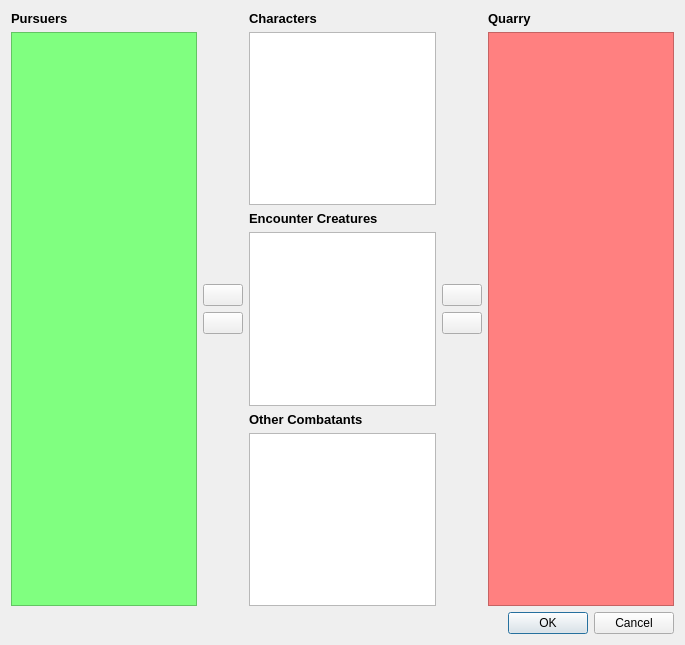
<?xml version="1.0" encoding="UTF-8"?>
<ui version="4.0">
 <class>ChaserSelectionDialog</class>
 <widget class="QDialog" name="ChaserSelectionDialog">
  <property name="windowModality">
   <enum>Qt::ApplicationModal</enum>
  </property>
  <property name="geometry">
   <rect>
    <x>0</x>
    <y>0</y>
    <width>685</width>
    <height>645</height>
   </rect>
  </property>
  <property name="windowTitle">
   <string>Dialog</string>
  </property>
  <property name="styleSheet">
   <string notr="true">background-image: url(:/img/data/parchment.jpg);</string>
  </property>
  <layout class="QVBoxLayout" name="verticalLayout_6">
   <item>
    <layout class="QHBoxLayout" name="horizontalLayout">
     <item>
      <layout class="QVBoxLayout" name="verticalLayout_5">
       <item>
        <widget class="QLabel" name="label_4">
         <property name="font">
          <font>
           <pointsize>10</pointsize>
           <weight>75</weight>
           <bold>true</bold>
          </font>
         </property>
         <property name="text">
          <string>Pursuers</string>
         </property>
        </widget>
       </item>
       <item>
        <widget class="QListWidget" name="lstPursuers">
         <property name="focusPolicy">
          <enum>Qt::StrongFocus</enum>
         </property>
         <property name="styleSheet">
          <string notr="true">background-color: rgb(128, 255, 128);</string>
         </property>
         <property name="selectionMode">
          <enum>QAbstractItemView::MultiSelection</enum>
         </property>
         <property name="sortingEnabled">
          <bool>true</bool>
         </property>
        </widget>
       </item>
      </layout>
     </item>
     <item>
      <layout class="QVBoxLayout" name="verticalLayout_2">
       <item>
        <spacer name="verticalSpacer">
         <property name="orientation">
          <enum>Qt::Vertical</enum>
         </property>
         <property name="sizeHint" stdset="0">
          <size>
           <width>20</width>
           <height>40</height>
          </size>
         </property>
        </spacer>
       </item>
       <item>
        <widget class="QPushButton" name="btnAddPursuer">
         <property name="focusPolicy">
          <enum>Qt::ClickFocus</enum>
         </property>
         <property name="text">
          <string/>
         </property>
         <property name="icon">
          <iconset resource="resources.qrc">
           <normaloff>:/img/data/left_arrow.png</normaloff>:/img/data/left_arrow.png</iconset>
         </property>
         <property name="iconSize">
          <size>
           <width>32</width>
           <height>32</height>
          </size>
         </property>
        </widget>
       </item>
       <item>
        <widget class="QPushButton" name="btnRemovePursuer">
         <property name="focusPolicy">
          <enum>Qt::ClickFocus</enum>
         </property>
         <property name="text">
          <string/>
         </property>
         <property name="icon">
          <iconset resource="resources.qrc">
           <normaloff>:/img/data/right_arrow.png</normaloff>:/img/data/right_arrow.png</iconset>
         </property>
         <property name="iconSize">
          <size>
           <width>32</width>
           <height>32</height>
          </size>
         </property>
        </widget>
       </item>
       <item>
        <spacer name="verticalSpacer_2">
         <property name="orientation">
          <enum>Qt::Vertical</enum>
         </property>
         <property name="sizeHint" stdset="0">
          <size>
           <width>20</width>
           <height>40</height>
          </size>
         </property>
        </spacer>
       </item>
      </layout>
     </item>
     <item>
      <layout class="QVBoxLayout" name="verticalLayout">
       <item>
        <widget class="QLabel" name="label_3">
         <property name="font">
          <font>
           <pointsize>10</pointsize>
           <weight>75</weight>
           <bold>true</bold>
          </font>
         </property>
         <property name="text">
          <string>Characters</string>
         </property>
        </widget>
       </item>
       <item>
        <widget class="QListWidget" name="lstCharacters">
         <property name="focusPolicy">
          <enum>Qt::StrongFocus</enum>
         </property>
         <property name="selectionMode">
          <enum>QAbstractItemView::MultiSelection</enum>
         </property>
         <property name="sortingEnabled">
          <bool>true</bool>
         </property>
        </widget>
       </item>
       <item>
        <widget class="QLabel" name="label_2">
         <property name="font">
          <font>
           <pointsize>10</pointsize>
           <weight>75</weight>
           <bold>true</bold>
          </font>
         </property>
         <property name="text">
          <string>Encounter Creatures</string>
         </property>
        </widget>
       </item>
       <item>
        <widget class="QListWidget" name="lstEncounter">
         <property name="focusPolicy">
          <enum>Qt::StrongFocus</enum>
         </property>
         <property name="selectionMode">
          <enum>QAbstractItemView::MultiSelection</enum>
         </property>
         <property name="sortingEnabled">
          <bool>true</bool>
         </property>
        </widget>
       </item>
       <item>
        <widget class="QLabel" name="label">
         <property name="font">
          <font>
           <pointsize>10</pointsize>
           <weight>75</weight>
           <bold>true</bold>
          </font>
         </property>
         <property name="text">
          <string>Other Combatants</string>
         </property>
        </widget>
       </item>
       <item>
        <widget class="QListWidget" name="lstBattle">
         <property name="focusPolicy">
          <enum>Qt::StrongFocus</enum>
         </property>
         <property name="selectionMode">
          <enum>QAbstractItemView::MultiSelection</enum>
         </property>
         <property name="sortingEnabled">
          <bool>true</bool>
         </property>
        </widget>
       </item>
      </layout>
     </item>
     <item>
      <layout class="QVBoxLayout" name="verticalLayout_3">
       <item>
        <spacer name="verticalSpacer_3">
         <property name="orientation">
          <enum>Qt::Vertical</enum>
         </property>
         <property name="sizeHint" stdset="0">
          <size>
           <width>20</width>
           <height>40</height>
          </size>
         </property>
        </spacer>
       </item>
       <item>
        <widget class="QPushButton" name="btnAddQuarry">
         <property name="focusPolicy">
          <enum>Qt::ClickFocus</enum>
         </property>
         <property name="text">
          <string/>
         </property>
         <property name="icon">
          <iconset resource="resources.qrc">
           <normaloff>:/img/data/right_arrow.png</normaloff>:/img/data/right_arrow.png</iconset>
         </property>
         <property name="iconSize">
          <size>
           <width>32</width>
           <height>32</height>
          </size>
         </property>
        </widget>
       </item>
       <item>
        <widget class="QPushButton" name="btnRemoveQuarry">
         <property name="focusPolicy">
          <enum>Qt::ClickFocus</enum>
         </property>
         <property name="text">
          <string/>
         </property>
         <property name="icon">
          <iconset resource="resources.qrc">
           <normaloff>:/img/data/left_arrow.png</normaloff>:/img/data/left_arrow.png</iconset>
         </property>
         <property name="iconSize">
          <size>
           <width>32</width>
           <height>32</height>
          </size>
         </property>
        </widget>
       </item>
       <item>
        <spacer name="verticalSpacer_4">
         <property name="orientation">
          <enum>Qt::Vertical</enum>
         </property>
         <property name="sizeHint" stdset="0">
          <size>
           <width>20</width>
           <height>40</height>
          </size>
         </property>
        </spacer>
       </item>
      </layout>
     </item>
     <item>
      <layout class="QVBoxLayout" name="verticalLayout_4">
       <item>
        <widget class="QLabel" name="label_5">
         <property name="font">
          <font>
           <pointsize>10</pointsize>
           <weight>75</weight>
           <bold>true</bold>
          </font>
         </property>
         <property name="text">
          <string>Quarry</string>
         </property>
        </widget>
       </item>
       <item>
        <widget class="QListWidget" name="lstQuarry">
         <property name="focusPolicy">
          <enum>Qt::StrongFocus</enum>
         </property>
         <property name="styleSheet">
          <string notr="true">background-color: rgb(255, 128, 128);</string>
         </property>
         <property name="selectionMode">
          <enum>QAbstractItemView::MultiSelection</enum>
         </property>
         <property name="sortingEnabled">
          <bool>true</bool>
         </property>
        </widget>
       </item>
      </layout>
     </item>
    </layout>
   </item>
   <item>
    <widget class="QDialogButtonBox" name="buttonBox">
     <property name="orientation">
      <enum>Qt::Horizontal</enum>
     </property>
     <property name="standardButtons">
      <set>QDialogButtonBox::Cancel|QDialogButtonBox::Ok</set>
     </property>
    </widget>
   </item>
  </layout>
 </widget>
 <tabstops>
  <tabstop>lstPursuers</tabstop>
  <tabstop>lstCharacters</tabstop>
  <tabstop>lstEncounter</tabstop>
  <tabstop>lstBattle</tabstop>
  <tabstop>lstQuarry</tabstop>
  <tabstop>buttonBox</tabstop>
 </tabstops>
 <resources>
  <include location="resources.qrc"/>
 </resources>
 <connections>
  <connection>
   <sender>buttonBox</sender>
   <signal>accepted()</signal>
   <receiver>ChaserSelectionDialog</receiver>
   <slot>accept()</slot>
   <hints>
    <hint type="sourcelabel">
     <x>248</x>
     <y>254</y>
    </hint>
    <hint type="destinationlabel">
     <x>157</x>
     <y>274</y>
    </hint>
   </hints>
  </connection>
  <connection>
   <sender>buttonBox</sender>
   <signal>rejected()</signal>
   <receiver>ChaserSelectionDialog</receiver>
   <slot>reject()</slot>
   <hints>
    <hint type="sourcelabel">
     <x>316</x>
     <y>260</y>
    </hint>
    <hint type="destinationlabel">
     <x>286</x>
     <y>274</y>
    </hint>
   </hints>
  </connection>
 </connections>
</ui>
